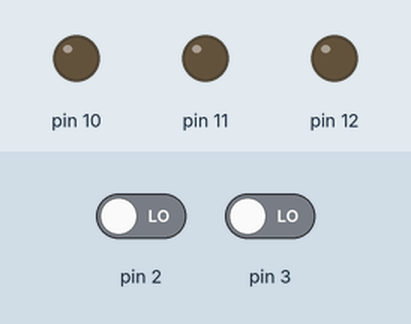
Simulated run of this sketch. Board: Arduino Uno, built with avr-gcc and run on an emulated ATmega328P. Parts: output pins drawn as LEDs (lit = HIGH). Dashed ring = blinking. The test bench sets the inputs (shaded band); at power-on: pin 2 LOW, pin 3 LOW.

Above: at 1.2 s.
1.3 s: pin 2 driven HIGH
At 1.7 s:
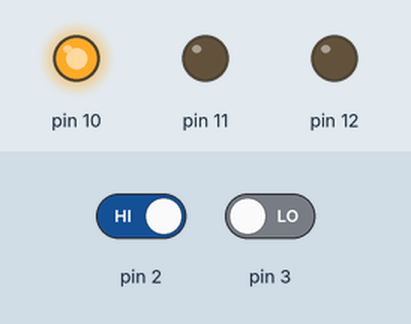
At 2.7 s:
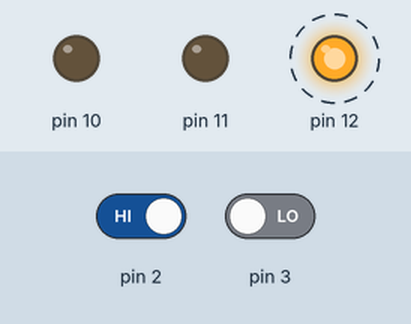
4.3 s: pin 3 driven HIGH
At 5.1 s:
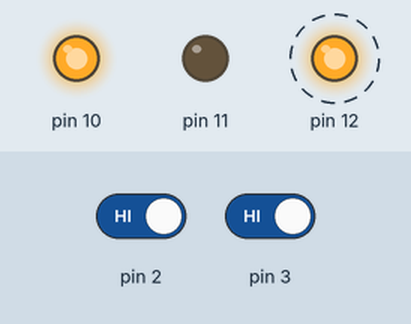
7.3 s: pin 2 driven LOW
Timing chart, 0 to 16.3 s (numbered marks = the images above; inputs shaded):
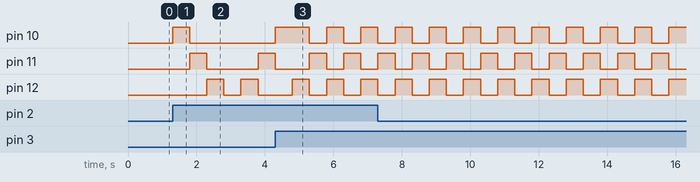

The sketch:

baraa_led1.ino
```cpp
void setup()
{
  //initialization of pins for Input/ Output
  pinMode(2, INPUT);
  pinMode(3, INPUT);
  pinMode(10, OUTPUT);
  pinMode(11, OUTPUT);
  pinMode(12, OUTPUT);

}

void loop()
{
 //checks whether the bottom switch is pressed
 int switch1reading = digitalRead(2);
 //if switch is pressed, LEDs light up in a consecutive pattern
 if(switch1reading == HIGH)
 {	digitalWrite(10, HIGH);
  	delay(500);
  	digitalWrite(10, LOW);
  	digitalWrite(11, HIGH);
  	delay(500);
  	digitalWrite(11, LOW);
  	digitalWrite(12, HIGH);
  	delay(500);
  	digitalWrite(12, LOW);
  	delay(500);
  	digitalWrite(12, HIGH);
  	delay(500);
  	digitalWrite(12, LOW);
  	digitalWrite(11, HIGH);
  	delay(500);
  	digitalWrite(11, LOW);
  	digitalWrite(10, HIGH);
  	delay(500);
  	digitalWrite(10, LOW);
 }
 //checks whether the top switch is pressed
 int switch2reading = digitalRead(3);
 // if switch is pressed, LEDs light up in alternating pattern 5 times
 if(switch2reading == HIGH)
 {
   	//loops 5 times
   for(int i=0;i<5;i++)
   	{
   		digitalWrite(10, HIGH);
   		digitalWrite(12,HIGH);
   		delay(500);
   		digitalWrite(10,LOW);
   		digitalWrite(12,LOW);
   		digitalWrite(11,HIGH);
   		delay(500);
   		digitalWrite(11, LOW);
    }
 }
}
```

Measured:
- after the input at 1.3 s, pin 10: LOW → HIGH at once, → LOW 0.50 s later; pin 11: LOW → HIGH after 0.50 s, → LOW 0.50 s later, → HIGH 1.5 s later; pin 12: alternates HIGH for 0.50 s and LOW for 0.50 s, starting after 1.0 s
